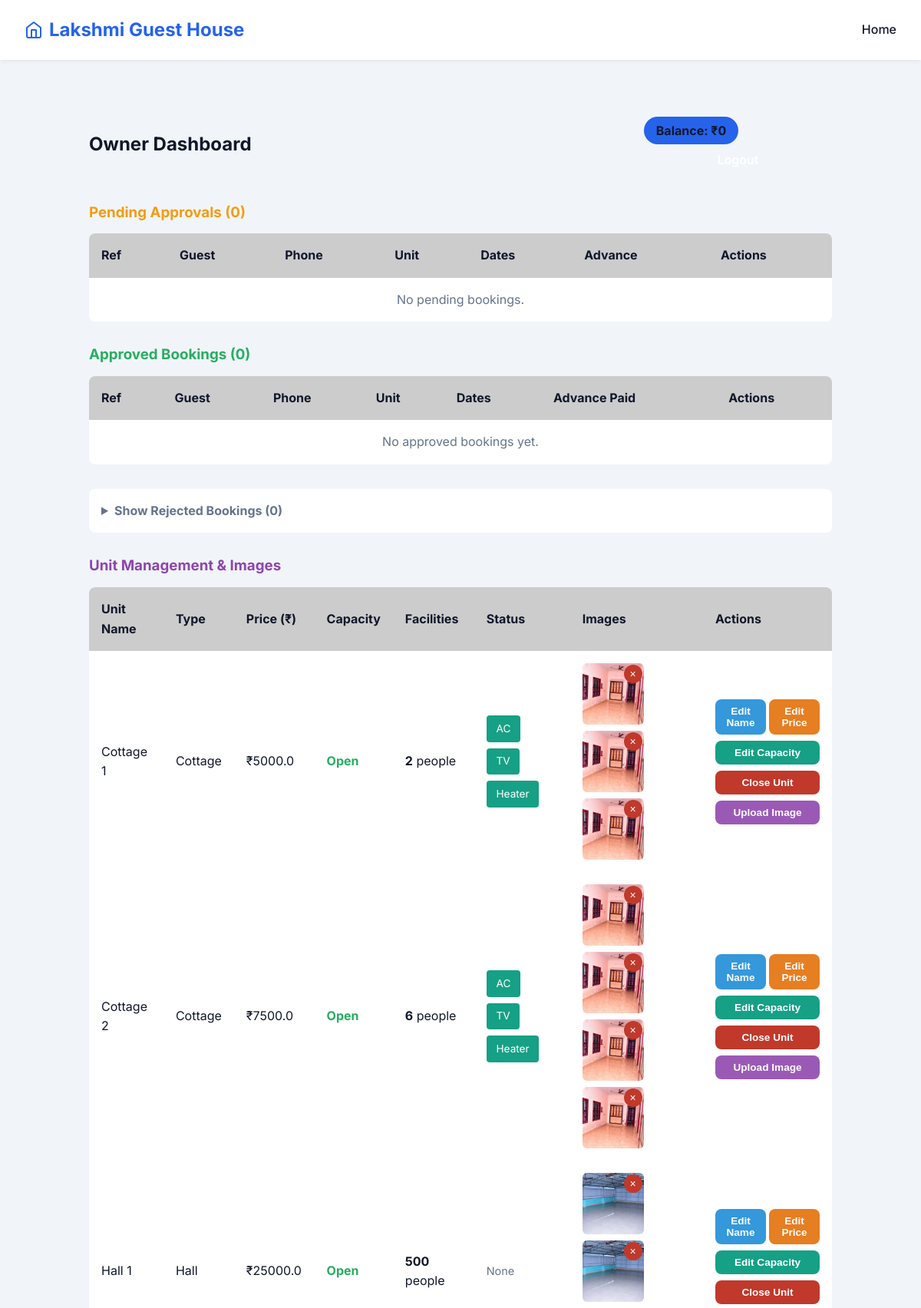
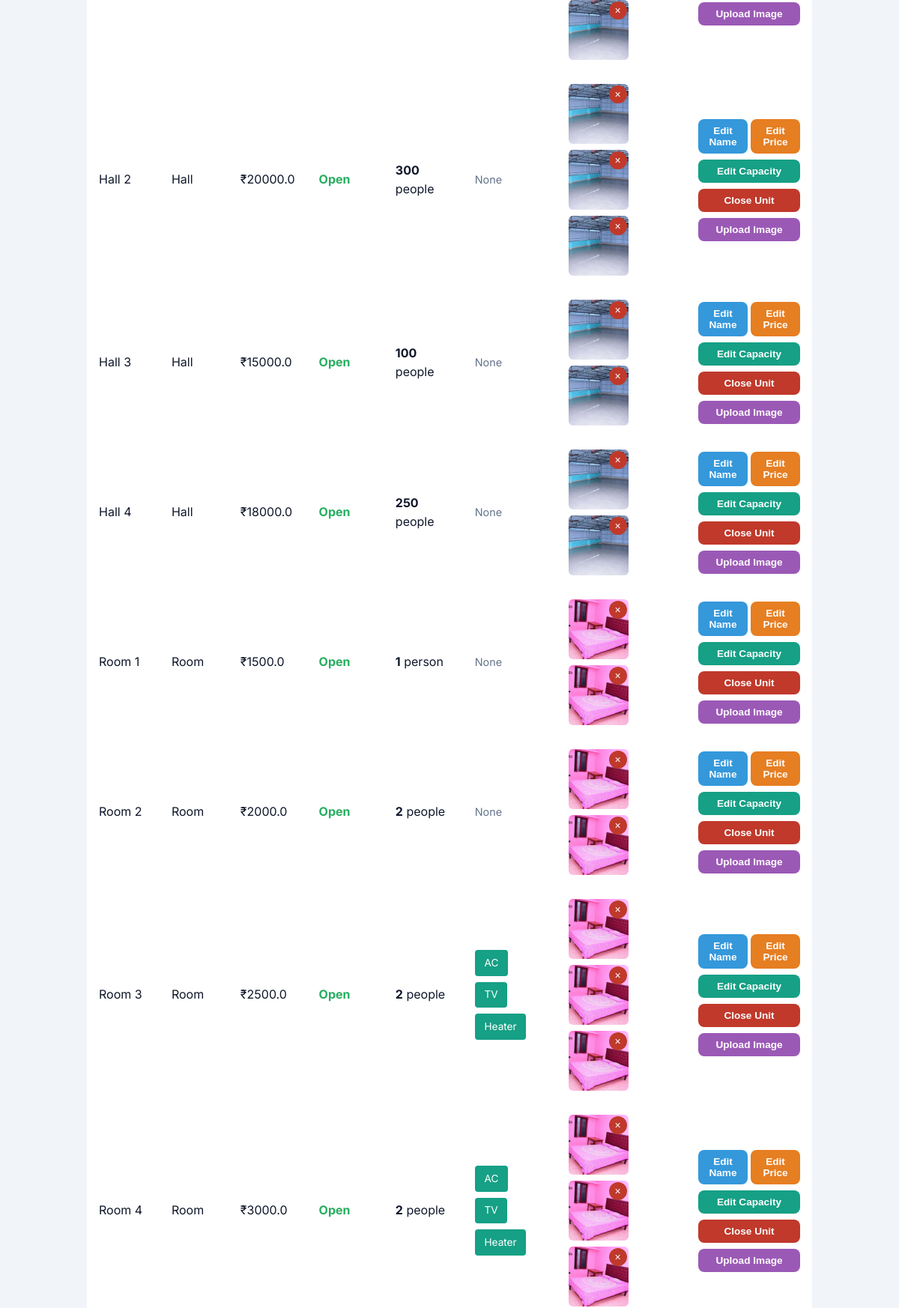
/owner (signed in, upper part), run on the app's committed database (2 pictures, top to bottom).
### app.py (models this page shows)
class Accommodation(db.Model):
    id = db.Column(db.Integer, primary_key=True)
    name = db.Column(db.String(100), nullable=False) # e.g. "Room 1", "Hall 1"
    type = db.Column(db.String(50), nullable=False)  # Hall, Cottage, Room
    description = db.Column(db.Text, nullable=True)
    price = db.Column(db.Float, nullable=False)
    image_filenames = db.Column(db.Text, nullable=True)
    is_closed = db.Column(db.Boolean, default=False)
    max_people = db.Column(db.Integer, default=1)  # Number of people accommodation
    facilities = db.Column(db.Text, nullable=True)  # Comma-separated: AC,TV,Heater

### app.py (the view)
@app.route('/owner')
@login_required
def owner_dashboard():
    pending = Booking.query.filter_by(status='Pending').order_by(Booking.created_at.desc()).all()
    approved = Booking.query.filter_by(status='Approved').order_by(Booking.check_in.desc()).all()
    rejected = Booking.query.filter_by(status='Rejected').order_by(Booking.created_at.desc()).all()
    accommodations = Accommodation.query.order_by(Accommodation.type).all()
    total_earnings = sum(b.advance_amount for b in approved)
    return render_template('owner_dashboard.html', pending=pending, approved=approved, rejected=rejected, earnings=total_earnings, accommodations=accommodations)

### app.py (called while the page is built)
def login_required(f):
    @wraps(f)
    def decorated_function(*args, **kwargs):
        if not session.get('is_owner'):
            flash("Please log in to access this page.", "error")
            return redirect(url_for('login'))
        return f(*args, **kwargs)
    return decorated_function

### templates/owner_dashboard.html (shortened to what this page needs)
{% extends 'base.html' %}
{% block content %}
<div class="dashboard-container" style="max-width: 1000px; margin: 2rem auto; padding: 0 1rem;">
    <div style="display: flex; justify-content: space-between; align-items: center; margin-bottom: 2rem;">
        <h2>Owner Dashboard</h2>
        <div>
            <span style="background: var(--primary-color); padding: 0.5rem 1rem; border-radius: 20px; font-weight: bold; margin-right: 1rem;">
                Balance: ₹{{ earnings }}
            </span>
            <a href="{{ url_for('logout') }}" class="btn" style="background: transparent; border: 1px solid var(--border-color);">Logout</a>
        </div>
    </div>
    <h3 style="margin-bottom: 1rem; color: #f39c12;">Pending Approvals ({{ pending|length }})</h3>
    <div style="background: var(--card-bg); border-radius: 8px; border: 1px solid var(--border-color); margin-bottom: 2rem; overflow-x: auto;">
        <table style="width: 100%; border-collapse: collapse; text-align: left;">
            <thead>
                <tr style="border-bottom: 1px solid var(--border-color); background: rgba(0,0,0,0.2);">
                    <th style="padding: 1rem;">Ref</th>
                    <th style="padding: 1rem;">Guest</th>
                    <th style="padding: 1rem;">Phone</th>
                    <th style="padding: 1rem;">Unit</th>
                    <th style="padding: 1rem;">Dates</th>
                    <th style="padding: 1rem;">Advance</th>
                    <th style="padding: 1rem;">Actions</th>
                </tr>
            </thead>
            <tbody>
                {% for b in pending %}
                <tr style="border-bottom: 1px solid var(--border-color);">
                    <td style="padding: 1rem; font-family: monospace;">{{ b.booking_ref }}</td>
                    <td style="padding: 1rem;">{{ b.guest_name }}<br><small style="color: var(--text-light);">{{ b.email }}</small></td>
                    <td style="padding: 1rem;"><a href="tel:{{ b.phone }}" style="color: var(--primary-color); text-decoration: none; font-weight: bold;">{{ b.phone }}</a></td>
                    <td style="padding: 1rem;">{{ b.accommodation.name }}</td>
                    <td style="padding: 1rem;">{{ b.check_in.strftime('%d %b') }} to {{ b.check_out.strftime('%d %b') }}</td>
                    <td style="padding: 1rem;">₹{{ b.advance_amount }}</td>
                    <td style="padding: 1rem; display: flex; gap: 0.5rem;">
                        <form method="POST" action="{{ url_for('approve_booking', id=b.id) }}">
                            <button type="submit" class="btn" style="padding: 0.5rem 1rem; font-size: 0.85rem; background: #27ae60; border: none; cursor: pointer;">Approve</button>
                        </form>
                        <form method="POST" action="{{ url_for('reject_booking', id=b.id) }}">
                            <button type="submit" class="btn" style="padding: 0.5rem 1rem; font-size: 0.85rem; background: #c0392b; border: none; cursor: pointer;">Reject</button>
                        </form>
                    </td>
                </tr>
                {% else %}
                <tr><td colspan="7" style="padding: 1rem; text-align: center; color: var(--text-light);">No pending bookings.</td></tr>
                {% endfor %}
            </tbody>
        </table>
    </div>
    <h3 style="margin-bottom: 1rem; color: #27ae60;">Approved Bookings ({{ approved|length }})</h3>
    <div style="background: var(--card-bg); border-radius: 8px; border: 1px solid var(--border-color); margin-bottom: 2rem; overflow-x: auto;">
        <table style="width: 100%; border-collapse: collapse; text-align: left;">
            <thead>
                <tr style="border-bottom: 1px solid var(--border-color); background: rgba(0,0,0,0.2);">
                    <th style="padding: 1rem;">Ref</th>
                    <th style="padding: 1rem;">Guest</th>
                    <th style="padding: 1rem;">Phone</th>
                    <th style="padding: 1rem;">Unit</th>
                    <th style="padding: 1rem;">Dates</th>
                    <th style="padding: 1rem;">Advance Paid</th>
                    <th style="padding: 1rem;">Actions</th>
                </tr>
            </thead>
            <tbody>
                {% for b in approved %}
                <tr style="border-bottom: 1px solid var(--border-color);">
                    <td style="padding: 1rem; font-family: monospace;">{{ b.booking_ref }}</td>
                    <td style="padding: 1rem;">{{ b.guest_name }}<br><small style="color: var(--text-light);">{{ b.email }}</small></td>
                    <td style="padding: 1rem;"><a href="tel:{{ b.phone }}" style="color: var(--primary-color); text-decoration: none; font-weight: bold;">{{ b.phone }}</a></td>
                    <td style="padding: 1rem;">{{ b.accommodation.name }}</td>
                    <td style="padding: 1rem;">{{ b.check_in.strftime('%d %b %Y') }} to {{ b.check_out.strftime('%d %b %Y') }}</td>
                    <td style="padding: 1rem; color: #27ae60; font-weight: bold;">₹{{ b.advance_amount }}</td>
                    <td style="padding: 1rem;">
                        <form method="POST" action="{{ url_for('cancel_booking', id=b.id) }}" onsubmit="return confirm('Are you sure you want to reopen this room? This will cancel the booking.');">
                            <button type="submit" class="btn" style="padding: 0.5rem 1rem; font-size: 0.85rem; background: #e67e22; border: none; cursor: pointer;">Reopen Room</button>
                        </form>
                    </td>
                </tr>
                {% else %}
                <tr><td colspan="7" style="padding: 1rem; text-align: center; color: var(--text-light);">No approved bookings yet.</td></tr>
                {% endfor %}
            </tbody>
        </table>
    </div>
    <details style="margin-bottom: 2rem;">
        <summary style="cursor: pointer; padding: 1rem; background: var(--card-bg); border-radius: 8px; border: 1px solid var(--border-color); color: var(--text-light); font-weight: bold;">
            Show Rejected Bookings ({{ rejected|length }})
        </summary>
    </details>
    <h3 style="margin-bottom: 1rem; color: #8e44ad;">Unit Management & Images</h3>
    <div style="background: var(--card-bg); border-radius: 8px; border: 1px solid var(--border-color); margin-bottom: 2rem; overflow-x: auto;">
        <table style="width: 100%; border-collapse: collapse; text-align: left;">
            <thead>
                <tr style="border-bottom: 1px solid var(--border-color); background: rgba(0,0,0,0.2);">
                    <th style="padding: 1rem;">Unit Name</th>
                    <th style="padding: 1rem;">Type</th>
                    <th style="padding: 1rem;">Price (₹)</th>
                    <th style="padding: 1rem;">Capacity</th>
                    <th style="padding: 1rem;">Facilities</th>
                    <th style="padding: 1rem;">Status</th>
                    <th style="padding: 1rem;">Images</th>
                    <th style="padding: 1rem;">Actions</th>
                </tr>
            </thead>
            <tbody>
                {% for acc in accommodations %}
                <tr style="border-bottom: 1px solid var(--border-color);" id="row_{{ acc.id }}">
                    <td style="padding: 1rem;">
                        <span id="name_display_{{ acc.id }}">{{ acc.name }}</span>
                    </td>
                    <td style="padding: 1rem;">{{ acc.type }}</td>
                    <td style="padding: 1rem;">
                        <span id="price_display_{{ acc.id }}">₹{{ acc.price }}</span>
                    </td>
                    <td style="padding: 1rem; font-weight: bold; color: {{ '#c0392b' if acc.is_closed else '#27ae60' }};">
                        {{ 'Closed' if acc.is_closed else 'Open' }}
                    </td>
                    <td style="padding: 1rem;">
                        <span id="capacity_display_{{ acc.id }}"><strong>{{ acc.max_people }}</strong> {{ 'person' if acc.max_people == 1 else 'people' }}</span>
                    </td>
                    <td style="padding: 1rem;">
                        {% if acc.facilities %}
                            <div style="display: flex; flex-wrap: wrap; gap: 0.5rem;">
                                {% for facility in acc.facilities.split(',') %}
                                <span style="background: #16a085; color: white; padding: 0.4rem 0.8rem; border-radius: 4px; font-size: 0.85rem;">{{ facility }}</span>
                                {% endfor %}
                            </div>
                        {% else %}
                            <span style="color: var(--text-light); font-size: 0.9rem;">None</span>
                        {% endif %}
                    </td>
                    <td style="padding: 1rem;">
                        <div style="display: flex; flex-wrap: wrap; gap: 0.5rem;">
                            {% if acc.image_filenames %}
                                {% for img in acc.image_filenames.split(',') %}
                                <div style="position: relative; width: 80px; height: 80px; border-radius: 6px; overflow: hidden; border: 1px solid var(--border-color);">
                                    <img src="{{ url_for('static', filename='images/' ~ img) }}" alt="Room" style="width: 100%; height: 100%; object-fit: cover;">
                                    <form method="POST" action="{{ url_for('delete_image', acc_id=acc.id, image_filename=img) }}" style="position: absolute; top: 0; right: 0; margin: 2px;" onsubmit="return confirm('Delete this image?');">
                                        <button type="submit" style="background: #c0392b; color: white; border: none; border-radius: 50%; width: 24px; height: 24px; cursor: pointer; font-size: 14px; padding: 0; display: flex; align-items: center; justify-content: center;">×</button>
                                    </form>
                                </div>
                                {% endfor %}
                            {% endif %}
                        </div>
                    </td>
                    <td style="padding: 1rem;">
                        <div style="display: flex; gap: 0.5rem; flex-direction: column;">
                            <div style="display: flex; gap: 0.25rem;">
                                <button type="button" onclick="toggleNameEdit({{ acc.id }})" class="btn" style="padding: 0.5rem 0.75rem; font-size: 0.85rem; background: #3498db; border: none; cursor: pointer; flex: 1;">Edit Name</button>
                                <button type="button" onclick="togglePriceEdit({{ acc.id }})" class="btn" style="padding: 0.5rem 0.75rem; font-size: 0.85rem; background: #e67e22; border: none; cursor: pointer; flex: 1;">Edit Price</button>
                            </div>
                            <button type="button" onclick="toggleCapacityEdit({{ acc.id }})" class="btn" style="padding: 0.5rem 0.75rem; font-size: 0.85rem; background: #16a085; border: none; cursor: pointer; width: 100%;">Edit Capacity</button>
                            <form method="POST" action="{{ url_for('toggle_unit', id=acc.id) }}" style="margin: 0;">
                                {% if acc.is_closed %}
                                <button type="submit" class="btn" style="padding: 0.5rem 0.75rem; font-size: 0.85rem; background: #27ae60; border: none; cursor: pointer; width: 100%;">Open Unit</button>
                                {% else %}
                                <button type="submit" class="btn" style="padding: 0.5rem 0.75rem; font-size: 0.85rem; background: #c0392b; border: none; cursor: pointer; width: 100%;">Close Unit</button>
                                {% endif %}
                            </form>
                            <div style="display: flex; gap: 0.5rem;">
                                <button type="button" onclick="document.getElementById('image_{{ acc.id }}').click();" class="btn" style="padding: 0.5rem 0.75rem; font-size: 0.85rem; background: #9b59b6; border: none; cursor: pointer; width: 100%;">Upload Image</button>
                            </div>
                        </div>
                    </td>
                </tr>
                {% endfor %}
            </tbody>
        </table>
    </div>
</div>
{% endblock %}

### static/css/style.css (style rules this page uses)
:root { --primary-color: #2563eb; --primary-hover: #1d4ed8; --secondary-color: #f8fafc; --text-dark: #0f172a; --text-light: #64748b; --bg-color: #f1f5f9; --card-bg: #ffffff; --border-radius: 12px; --box-shadow: 0 10px 15px -3px rgba(0, 0, 0, 0.1), 0 4px 6px -2px rgba(0, 0, 0, 0.05); --transition: all 0.3s ease; }
* { box-sizing: border-box; margin: 0; padding: 0; }
body { font-family: 'Inter', sans-serif; background-color: var(--bg-color); color: var(--text-dark); line-height: 1.6; min-height: 100vh; display: flex; flex-direction: column; }
h1, h2, h3 { line-height: 1.2; margin-bottom: 1rem; }
.btn { display: inline-block; background-color: var(--primary-color); color: white; padding: 0.75rem 1.5rem; border-radius: 8px; text-decoration: none; font-weight: 600; text-align: center; transition: var(--transition); border: none; cursor: pointer; width: 100%; }

### data on the page
Accommodation: name "Cottage 1", type "Cottage", price "5000.0", is_closed "Open", max_people "2", max_people "people", facility "AC" "TV" "Heater", shows "Close Unit"
Accommodation: name "Cottage 2", type "Cottage", price "7500.0", is_closed "Open", max_people "6", max_people "people", facility "AC" "TV" "Heater", shows "Close Unit"
Accommodation: name "Hall 1", type "Hall", price "25000.0", is_closed "Open", max_people "500", max_people "people", shows "None", {{ acc.id }} 1 (drawn), shows "Close Unit"
Accommodation: name "Hall 2", type "Hall", price "20000.0", is_closed "Open", max_people "300", max_people "people", shows "None", shows "Close Unit"
Accommodation: name "Hall 3", type "Hall", price "15000.0", is_closed "Open", max_people "100", max_people "people", shows "None", shows "Close Unit"
Accommodation: name "Hall 4", type "Hall", price "18000.0", is_closed "Open", max_people "250", max_people "people", shows "None", shows "Close Unit"
Accommodation: name "Room 1", type "Room", price "1500.0", is_closed "Open", max_people "1", max_people "person", shows "None", shows "Close Unit"
Accommodation: name "Room 2", type "Room", price "2000.0", is_closed "Open", max_people "2", max_people "people", shows "None", shows "Close Unit"
Accommodation: name "Room 3", type "Room", price "2500.0", is_closed "Open", max_people "2", max_people "people", facility "AC" "TV" "Heater", shows "Close Unit"
Accommodation: name "Room 4", type "Room", price "3000.0", is_closed "Open", max_people "2", max_people "people", facility "AC" "TV" "Heater", {{ acc.id }} 10 (drawn), shows "Close Unit"

### other printed values
{{ earnings }} "0"
{{ pending|length }} "0"
{{ approved|length }} "0"
{{ rejected|length }} "0"
